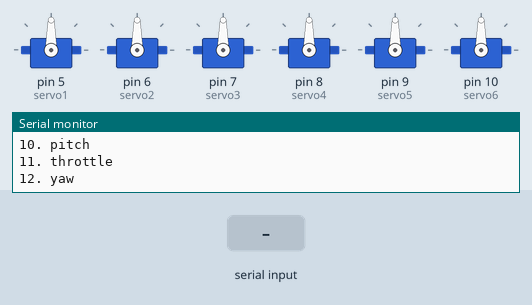
Simulated run of this sketch. Board: Arduino Uno, built with avr-gcc and run on an emulated ATmega328P. Parts: 6 × servo, the last lines printed to the serial monitor. The test bench sets the inputs (shaded band).

Above: at 1.2 s.
1.3 s: "1\n" received over Serial
At 2.3 s:
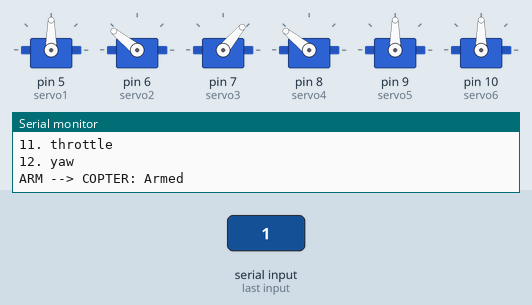
2.8 s: "2\n" received over Serial
At 3.4 s:
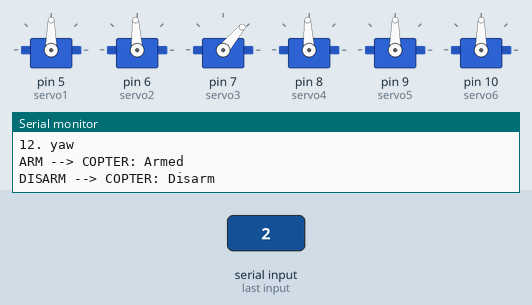
4.3 s: "3\n" received over Serial
At 5.5 s:
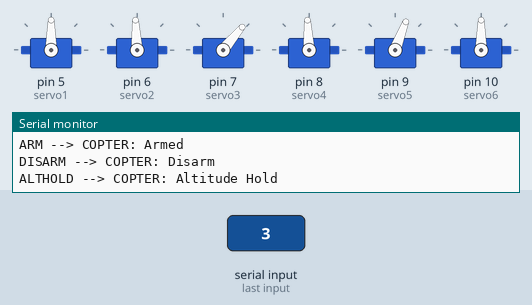
5.8 s: "4\n" received over Serial
At 6.9 s:
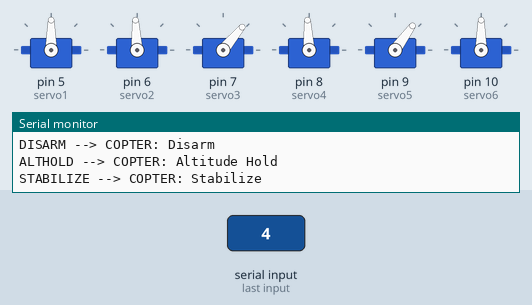
7.3 s: "1\n" received over Serial
At 8.0 s:
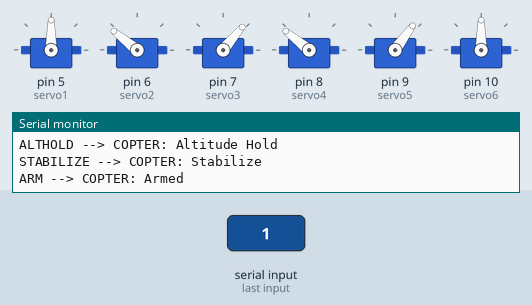
8.8 s: "3\n" received over Serial
At 9.2 s:
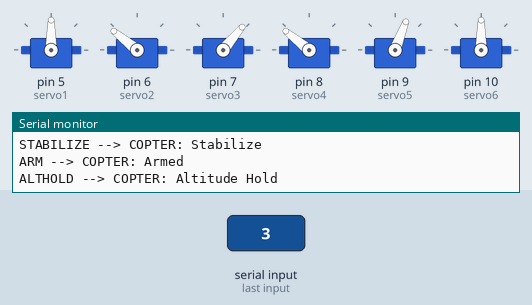
Timing chart, 0 to 11.3 s (numbered marks = the images above; inputs shaded):
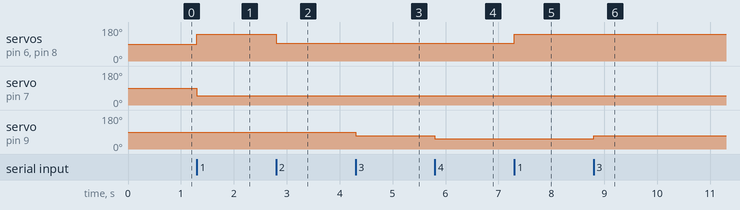

Measured:
- after the input at 1.3 s, servo on pin 6 (servo2), servo on pin 8 (servo4): 90° → 141° at once; servo on pin 7 (servo3): 90° → 50° at once
- after the input at 2.8 s, servo on pin 6 (servo2), servo on pin 8 (servo4): 141° → 93° at once
- after the input at 4.3 s, servo on pin 9 (servo5): 90° → 69° at once
- after the input at 5.8 s, servo on pin 9 (servo5): 69° → 54° at once
- after the input at 7.3 s, servo on pin 6 (servo2), servo on pin 8 (servo4): 93° → 141° at once
- after the input at 8.8 s, servo on pin 9 (servo5): 54° → 69° at once

The sketch:

d_Serial_Input_Arduino_And_Send_Signal_To_PPMEncoder_Pixhawk.ino
```cpp
 /**************************************************************
  This configuration is based on FlySky Fs-i6 Mode 1 as follow:
  CH1 = Aileron (Roll)
  CH2 = Elevator (Pitch)
  CH3 = Throttle
  CH4 = Rudder (Yaw)

  Here we mapped it into servo pin as follow:
  #############################################################################################
  SERVO PIN         = Fs-ia6B Channel-> PPM READER FROM ARDUINO
  #############################################################################################
  servo1.attach(5); = CH1 //roll     -> CH[0] (From PPM reader)
  servo2.attach(6); = CH2 //pitch    -> CH[1] (From PPM reader)
  servo3.attach(7); = CH3 //throttle -> CH[2] (From PPM reader)
  servo4.attach(8); = CH4 //yaw      -> CH[3] (From PPM reader)
  servo5.attach(9)  = CH5 //stabilize, altitude hold, loiter, guided -> CH[4] (From PPM reader)
  servo6.attach(10) = CH6 //land     -> CH[5] (From PPM reader)
  #############################################################################################


/**************************************************************/

#include <PPMReader.h>
#include <Servo.h>

#define CHANNEL_DEFAULT_VALUE 1500
int interruptPin = 3;

#define channelAmount 6
int CH[channelAmount];

Servo servo1;
Servo servo2;
Servo servo3;
Servo servo4;
Servo servo5;
Servo servo6;

PPMReader ppm(interruptPin, channelAmount); //PPM Library Object

int arm;
int disarm;
int althold;
int stabilize;
int loiter;
int guided;
int rtl;
int land;
int roll;
int pitch;
int throttle;
int yaw;

void setup() {
  Serial.begin(115200);
  Serial.println("1. arm");
  Serial.println("2. disarm");
  Serial.println("3. althold");
  Serial.println("4. stabilize");
  Serial.println("5. loiter");
  Serial.println("6. guided");
  Serial.println("7. rtl");
  Serial.println("8. land");
  Serial.println("9. roll");
  Serial.println("10. pitch");
  Serial.println("11. throttle");
  Serial.println("12. yaw");

  servo1.attach(5); //roll     -> CH[0]
  servo2.attach(6); //pitch    -> CH[1]
  servo3.attach(7); //throttle -> CH[2]
  servo4.attach(8); //yaw      -> CH[3]
  servo5.attach(9); //stabilize, altitude hold, loiter, guided -> CH[4]
  servo6.attach(10); //land    -> CH[5]
}

void ARM(){
  Serial.println("COPTER: Armed");
  servo2.write(2002); // pitch    -> CH2
  servo3.write(1057); // throttle -> CH3
  servo4.write(2002); // yaw      -> CH4
}

void DISARM(){
  Serial.println("COPTER: Disarm");
  servo2.write(1500); // pitch    -> CH2
  servo3.write(1057); // throttle -> CH3
  servo4.write(1500); // yaw      -> CH4
}

void ALTHOLD(){
  Serial.println("COPTER: Altitude Hold");
  servo5.write(1260); // althold -> CH5
}

void STABILIZE(){
  Serial.println("COPTER: Stabilize");
  servo5.write(1100); // stabilize -> CH5
}

void LOITER(){
  Serial.println("COPTER: Copter");
  servo5.write(1420); // loiter -> CH5
}

void GUIDED(){
  Serial.println("COPTER: Guided");
  servo5.write(1900); // guided -> CH5
}

void RTL(){
  Serial.println("COPTER: RTL");
  servo5.write(1748); // guided -> CH5
  }

void LAND(){
  Serial.println("COPTER: Land");
  servo6.write(1852); // land -> CH6
}

void ROLL(){
  Serial.println("COPTER: Roll");
  servo1.write(0);
}

void PITCH(){
  Serial.println("COPTER: Pitch");
  servo2.write(0);
}

void THROTTLE(){
  Serial.println("COPTER: Throttle");
  servo3.write(0);
}

void YAW(){
  Serial.println("COPTER:  Yaw");
  servo3.write(0);
}

void loop()
{
  //while (Serial.available() == 0) {}
  while (Serial.available() > 0) {
  int menuChoice = Serial.parseInt();

  // using if else statement
  if      (menuChoice == 1)  {Serial.print("ARM --> "      );       ARM();}
  else if (menuChoice == 2)  {Serial.print("DISARM --> "   );    DISARM();}
  else if (menuChoice == 3)  {Serial.print("ALTHOLD --> "  );   ALTHOLD();}
  else if (menuChoice == 4)  {Serial.print("STABILIZE --> "); STABILIZE();}
  else if (menuChoice == 5)  {Serial.print("LOITER --> "   );    LOITER();}
  else if (menuChoice == 6)  {Serial.print("GUIDED --> "   );    GUIDED();}
  else if (menuChoice == 7)  {Serial.print("RTL --> "      );       RTL();}
  else if (menuChoice == 8)  {Serial.print("LAND --> "     );      LAND();}
  else if (menuChoice == 9)  {Serial.print("ROLL --> "     );      ROLL();}
  else if (menuChoice == 10) {Serial.print("PITCH --> "    );     PITCH();}
  else if (menuChoice == 11) {Serial.print("THROTTLE --> " );  THROTTLE();}
  else if (menuChoice == 12) {Serial.print("YAW --> "      );       YAW();}

  // using switch statement
  /* switch (menuChoice) {
    case 1:
    Serial.print("Arm: ");
    ARM();
    break;

    case 2:
    Serial.print("Disarm: ");
    break;

    case 3:
    Serial.print("Althold: ");
    break;

    case 4:
    Serial.print("Stabilize: ");
    break;

    case 5:
    Serial.print("loiter: ");
    break;

    case 6:
    Serial.print("guided: ");
    break;

    case 7:
    Serial.print("rtl: ");
    break;

    case 8:
    Serial.print("land: ");
    break;

    case 9:
    Serial.print("roll: ");
    break;

    case 10:
    Serial.print("pitch: ");
    break;

    case 11:
    Serial.print("throttle: ");
    break;

    case 12:
    Serial.print("yaw: ");
    break;
   } */
   }

    // Serial.println("Enter your name.");
    // while (Serial.available() == 0)
    // { //Wait for user input  }
    // name = Serial.readString(); //Reading the Input string from Serial port.
    // Serial.println("Enter your Moblie No.");
    // while (Serial.available() == 0) {}
    // Mobile = Serial.readString();
    // Serial.println("Enter your Address.");
    // while (Serial.available() == 0) {}
    // Address = Serial.readString();
    // Serial.println("Enter your Email.");
    // while (Serial.available() == 0) {}
    // Email = Serial.readString();
    // Serial.println("-------------------------"); //Showing the details
    // Serial.println("YOUR NAME:" + name);
    // Serial.println("YOUR MOBILE NO:" + Mobile);
    // Serial.println("YOUR ADDRESS:" + Address);
    // Serial.println("YOUR EMAIL:" + Email);
    // Serial.println("Thanks You...");
    // Serial.println("");
    // while (Serial.available() == 0) {}
}

void PPM_width_values()
{
  /***DAPATKAN MAKLUMAT PPM UNTUK SETIAP CHANNEL***/
   CH[0] = ppm.latestValidChannelValue(1, 2006);
   CH[1] = ppm.latestValidChannelValue(2, 1050);
   CH[2] = ppm.latestValidChannelValue(3, 2008); //modify this value according to Radio Calibration value which in this case is Max
   CH[3] = ppm.latestValidChannelValue(4, 2006);
   CH[4] = ppm.latestValidChannelValue(5, 2006);
   CH[5] = ppm.latestValidChannelValue(6, 2006);

   //LAKUKAN SEBARANG AKTIVITI PROJECT SELEPAS DATA CHANNEL DITERIMA
  //>Code di sini
  servo1.write(CH[0]);
  servo2.write(CH[1]);
  servo3.write(CH[2]);
  servo4.write(CH[3]);
  servo5.write(CH[4]);
  servo6.write(CH[5]);

  Serial.print("CH1:"); // roll
  Serial.print(CH[0]);

  Serial.print(" CH2:"); //pitch
  Serial.print(CH[1]);

  Serial.print(" CH3:"); //throttle
  Serial.print(CH[2]);

  Serial.print(" CH4:"); //yaw
  Serial.print(CH[3]);

  Serial.print(" CH5:");
  Serial.print(CH[4]);

  Serial.print(" CH6:");
  Serial.print(CH[5]);

  Serial.println();

}
```
